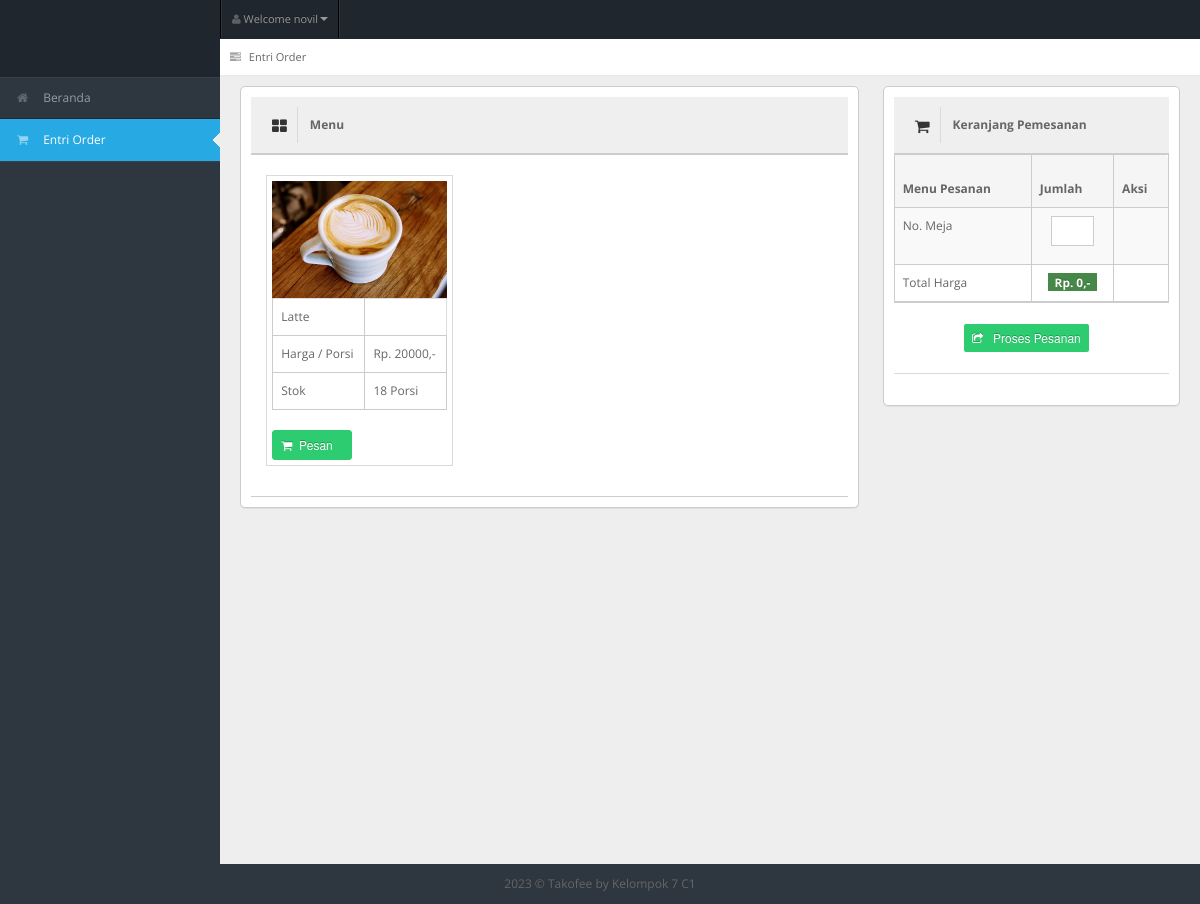
/entri_order.php (signed in), run on an earlier commit of the app's database.
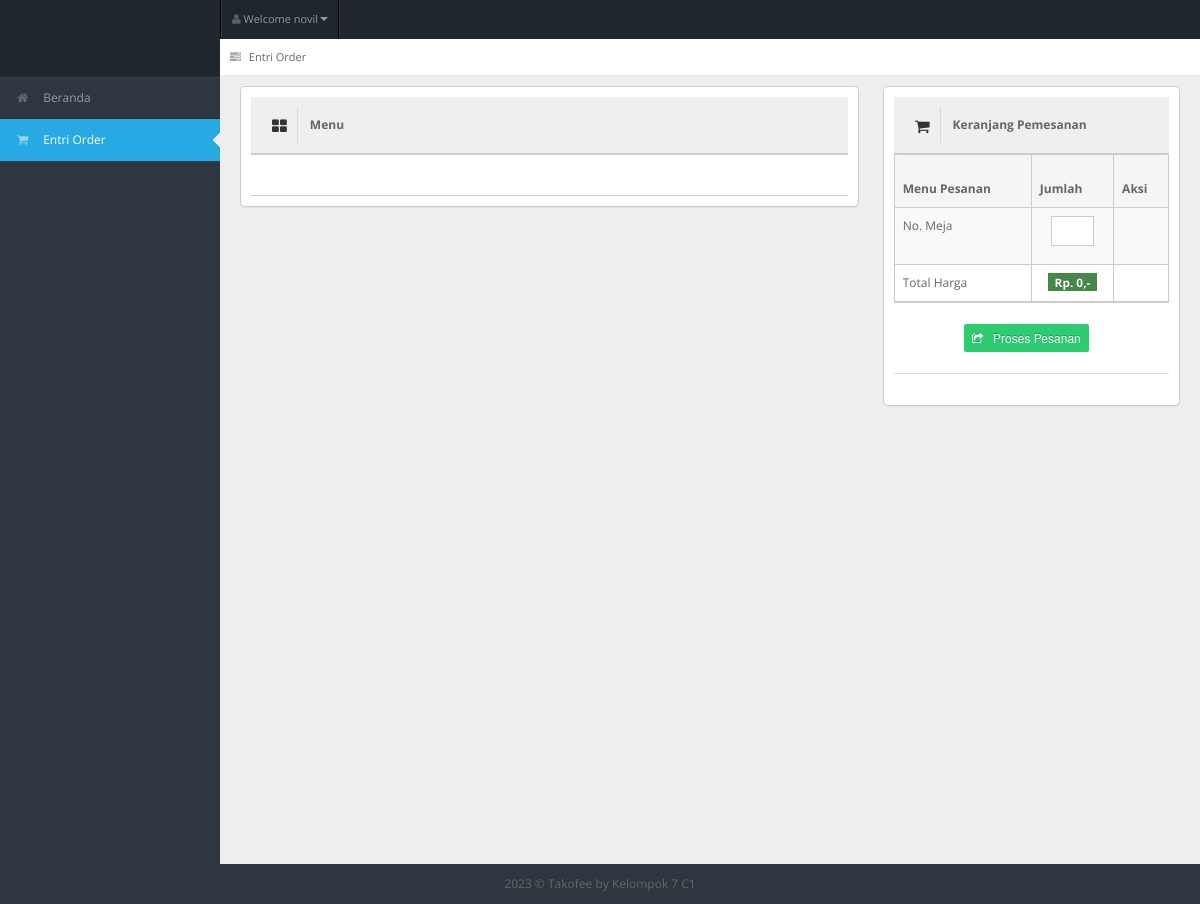
And on a later commit of the database.
### tables this page shows
CREATE TABLE `tb_user` (
  `id_user` int(11) NOT NULL,
  `username` varchar(150) NOT NULL,
  `password` varchar(150) NOT NULL,
  `nama_user` varchar(150) NOT NULL,
  `id_level` int(11) NOT NULL,
  `status` varchar(150) NOT NULL
);

CREATE TABLE `tb_masakan` (
  `id_masakan` int(11) NOT NULL,
  `nama_masakan` varchar(150) NOT NULL,
  `harga` varchar(150) NOT NULL,
  `stok` int(11) NOT NULL,
  `status_masakan` varchar(150) NOT NULL,
  `gambar_masakan` varchar(150) NOT NULL
);

### entri_order.php (the view, shortened to what the changed rows need)
<!DOCTYPE html>
<?php
include "connection/koneksi.php";
$id = $_SESSION['id_user'];
if (isset($_SESSION['username'])) {
  $query = "select * from tb_user natural join tb_level where id_user = $id";
  mysqli_query($conn, $query);
  $sql = mysqli_query($conn, $query);
  while ($r = mysqli_fetch_array($sql)) {
?>
    <html lang="en">
    <head>
      <link rel="stylesheet" href="template/dashboard/css/bootstrap.min.css" />
      <link rel="stylesheet" href="template/dashboard/css/bootstrap-responsive.min.css" />
      <link rel="stylesheet" href="template/dashboard/css/fullcalendar.css" />
      <link rel="stylesheet" href="template/dashboard/css/matrix-style.css" />
      <link rel="stylesheet" href="template/dashboard/css/matrix-media.css" />
      <link href="template/dashboard/font-awesome/css/font-awesome.css" rel="stylesheet" />
      <link rel="stylesheet" href="template/dashboard/css/jquery.gritter.css" />
    </head>
    <body>
      <div id="header">
        <h1><a href="entri_order.php">Entri Order</a></h1>
      </div>
      <div id="user-nav" class="navbar navbar-inverse">
        <ul class="nav">
          <li class="dropdown" id="profile-messages"><a title="" href="#" data-toggle="dropdown" data-target="#profile-messages" class="dropdown-toggle"><i class="icon icon-user"></i> <span class="text">Welcome <?php echo $r['nama_user']; ?></span><b class="caret"></b></a>
          </li>
        </ul>
      </div>
      <div id="sidebar"><a href="entri_order.php" class="visible-phone"><i class="icon shopping-cart"></i> <span>Entri Order</span></a>
        <ul>
          <?php
          if ($r['id_level'] == 1) {
          ?>
            <li> <a href="beranda.php"><i class="icon icon-home"></i> <span>Beranda</span></a> </li>
            <li> <a href="entri_referensi.php"><i class="icon icon-tasks"></i> <span>Entri Referensi</span></a> </li>
            <li> <a href="generate_laporan.php"><i class="icon icon-print"></i> <span>Generate Laporan</span></a> </li>
          <?php
          } else if ($r['id_level'] == 4) {
          ?>
            <li><a href="beranda.php"><i class="icon icon-home"></i> <span>Beranda</span></a> </li>
            <li> <a href="generate_laporan.php"><i class="icon icon-print"></i> <span>Generate Laporan</span></a> </li>
          <?php
          } else if ($r['id_level'] == 5) {
          ?>
            <li><a href="beranda.php"><i class="icon icon-home"></i> <span>Beranda</span></a> </li>
            <li class="active"> <a href="entri_order.php"><i class="icon icon-shopping-cart"></i> <span>Entri Order</span></a> </li>
          <?php
          }
          ?>
        </ul>
      </div>
      <div id="content">
        <div id="content-header">
          <div id="breadcrumb"> <a href="entri_order.php" title="Go to here" class="tip-bottom"><i class="icon icon-tasks"></i> Entri Order</a></div>
        </div>
        <div class="container-fluid">
          <?php
          if ($r['id_level'] == 5) {
          ?>
            <?php
            $order = array();
            if (in_array($id, $order)) {
            ?>
              <div class="row-fluid">
                <div class="span6">
                  <div class="widget-box span12">
                    <div class="widget-title"> <span class="icon"> <i class="icon-hand-right"></i> </span>
                      <h5>Notifications</h5>
                    </div>
                    <div class="widget-content">
                      <div class="alert alert-info alert-block">
                        <h4 class="alert-heading">Informasi !</h4>
                        Terimakasih, Anda telah melakukan pemesanan.<br>
                        Silahkan tunggu pesanan tiba di meja saudara. Apabila selesai menyantap hidangan, silahkan lakukan proses pembayaran di kasir !
                      </div>
                    </div>
                  </div>
                </div>
                <div class="span6">
                  <div class="widget-box span12">
                    <div class="widget-title"> <span class="icon"> <i class="icon-shopping-cart"></i> </span>
                      <h5>Menu yang dipesan</h5>
                    </div>
                    <div class="widget-content nopadding">
                      <table class="table table-bordered table-invoice-full">
                        <thead>
                          <tr>
                            <th class="head0">No.</th>
                            <th class="head1">Menu</th>
                            <th class="head0 right">Jumlah</th>
                            <th class="head1 right">Harga</th>
                            <th class="head0 right">Total</th>
                          </tr>
                        </thead>
                        <tbody>
                          <?php
                          $no_order_fiks = 1;
                          $query_order_fiks = "select * from tb_pesan natural join tb_masakan where id_user = $id and status_pesan != 'sudah'";
                          $sql_order_fiks = mysqli_query($conn, $query_order_fiks);
                          while ($r_order_fiks = mysqli_fetch_array($sql_order_fiks)) {
                          ?>
                            <tr>
                              <td>
                                <center><?php echo $no_order_fiks++; ?>. </center>
                              </td>
                              <td><?php echo $r_order_fiks['nama_masakan']; ?></td>
                              <td class="right">
                                <center><?php echo isset($r_order_fiks['jumlah']) ? $r_order_fiks['jumlah'] : ''; ?></center>
                              </td>
                              <td class="right">Rp. <?php echo $r_order_fiks['harga']; ?>,-</td>
                              <td class="right">
                                <strong>
                                  Rp.
                                  <?php
                                  $hasil = abs($r_order_fiks['harga'] * $r_order_fiks['jumlah']);
                                  echo $hasil;
                                  ?>,-
                                </strong>
                              </td>
                            </tr>
                          <?php
                          }
                          $query_harga = "select * from tb_order where id_pengunjung = $id and status_order = 'belum bayar'";
                          $sql_harga = mysqli_query($conn, $query_harga);
                          $result_harga = mysqli_fetch_array($sql_harga);
                          ?>
                          <tr>
                            <td></td>
                            <td><strong>
                                <center>Total</center>
                              </strong></td>
                            <td class="right"></td>
                            <td class="right"></td>
                            <td class="right"><strong>Rp. <?php echo $result_harga['total_harga']; ?>,-</strong></td>
                          </tr>
                          <tr>
                            <td></td>
                            <td><strong>
                                <center>No. Meja</center>
                              </strong></td>
                            <td class="right"></td>
                            <td class="right"></td>
                            <td class="right">
                              <center><strong><?php echo $result_harga['no_meja']; ?></strong></center>
                            </td>
                          </tr>
                        </tbody>
                      </table>
                    </div>
                  </div>
                </div>
              </div>
            <?php
            } else {
            ?>
              <div class="row-fluid">
                <div class="span8">
                  <div class="widget-box span12">
                    <div class="widget-title bg_lg"><span class="icon"><i class="icon-th-large"></i></span>
                      <h5>Menu</h5>
                    </div>
                    <div class="widget-content">
                      <ul class="thumbnails">
                        <div class="btn-icon-pg">
                          <ul>
                            <?php
                            $pesan = array();
                            $query_data_makanan = "select * from tb_masakan where stok > 0 order by id_masakan desc";
                            $sql_data_makanan = mysqli_query($conn, $query_data_makanan);
                            while ($r_dt_makanan = mysqli_fetch_array($sql_data_makanan)) {
                            ?>
                              <li class="span2">
                                <a> <img src="gambar/<?php echo $r_dt_makanan['gambar_masakan'] ?>" alt=""> </a>
                                <table class="table table-bordered">
                                  <tbody>
                                    <tr>
                                      <td><?php echo $r_dt_makanan['nama_masakan']; ?></td>
                                    </tr>
                                    <tr>
                                      <td>Harga / Porsi</td>
                                      <td>Rp. <?php echo $r_dt_makanan['harga']; ?>,-</td>
                                    </tr>
                                    <tr>
                                      <td>Stok</td>
                                      <td><?php echo $r_dt_makanan['stok']; ?> Porsi</td>
                                    </tr>
                                  </tbody>
                                </table>
                                <form action="" method="post">
                                  <?php
                                  if (in_array($r_dt_makanan['id_masakan'], $pesan)) {
                                  ?>
                                    <button type="submit" value="<?php echo $r_dt_makanan['id_masakan']; ?>" name="tambah_pesan" class="btn btn-danger btn-mini" disabled>
                                      <i class='icon-shopping-cart'></i>&nbsp;&nbsp;Telah dipesan &nbsp;&nbsp;
                                    </button>
                                  <?php
                                  } else {
                                  ?>
                                    <button type="submit" value="<?php echo $r_dt_makanan['id_masakan']; ?>" name="tambah_pesan" class="btn btn-success btn-mini">
                                      <i class='icon-shopping-cart'></i>&nbsp;&nbsp;Pesan &nbsp;&nbsp;
                                    </button>
                                  <?php
                                  }
                                  ?>
                                </form>
                              </li>
                            <?php
                            }
                            ?>
                          </ul>
                        </div>
                      </ul>
                    </div>
                  </div>
                </div>
                <div class="span4">
                  <form action="" method="post">
                    <div class="widget-box">
                      <div class="widget-title"> <span class="icon"> <i class="icon-shopping-cart"></i> </span>
                        <h5>Keranjang Pemesanan</h5>
                      </div>
                      <div class="widget-content nopadding">
                        <table class="table table-bordered table-striped">
                          <thead>
                            <tr>
                              <th style="width: 50%">Menu Pesanan</th>
                              <th style="width: 30%">Jumlah</th>
                              <th style="width: 20%">Aksi</th>
                            </tr>
                          </thead>
                          <tbody>
                            <tr class="odd gradeX">
                              <td>No. Meja</td>
                              <td>
                                <center>
                                  <input class="span8" name="no_meja" type="number" value="" min="1" pattern="-" placeholder="" id="myNumberInput" required />
                                </center>
                              </td>
                              <td>
                              </td>
                            </tr>
                            <tr class="odd gradeX">
                              <td>Total Harga</td>
                              <td>
                                <center>
                                  <span class="label label-success">&nbsp;Rp. <span id="total_harga">0</span>,-&nbsp;</span>
                                </center>
                              </td>
                              <td>
                              </td>
                            </tr>
                          </tbody>
                        </table>
                      </div>
                      <br>
                      <center>
                        <button type="submit" value="" name="proses_pesan" class="btn btn-mini btn-info" onclick="return validatePesan()">
                          <i class='icon-share'></i> &nbsp;&nbsp;Proses Pesanan
                        </button>
                      </center>
                      <hr>
                    </div>
                  </form>
                </div>
              </div>
          <?php
            }
          }
          ?>
        </div>
      </div>
      <div class="row-fluid">
        <div id="footer" class="span12"> <?php echo date('Y'); ?> &copy; Takofee <a href="#">by Kelompok 7 C1</a> </div>
      </div>
    </body>
    </html>
<?php
  }
} else {
  header('location: logout.php');
}
?>

What changed in the data, as far as the page shows it:
removed tb_masakan: gambar_masakan (picture), nama_masakan "Latte", harga "20000", stok "18", $r_dt_makanan['id_masakan'] 1 (drawn)
